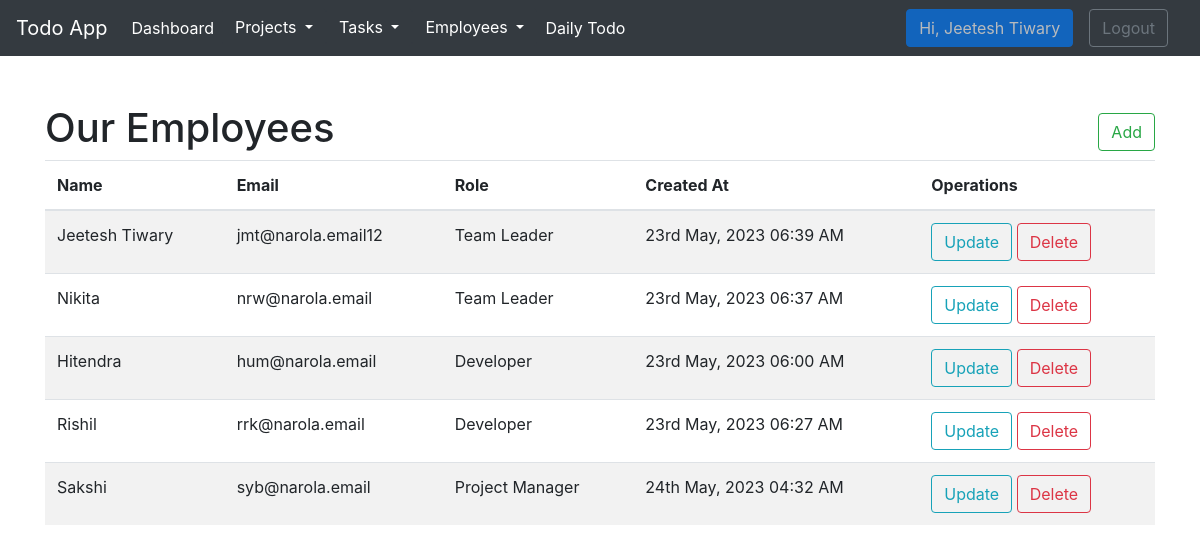
Page /index.php?page=display_employee (signed in) on the committed database.
### tables this page shows
CREATE TABLE IF NOT EXISTS `employees` (
  `id` int NOT NULL AUTO_INCREMENT,
  `name` varchar(60) NOT NULL,
  `email` varchar(70) NOT NULL,
  `password` varchar(191) NOT NULL,
  `role` tinyint NOT NULL DEFAULT '4' COMMENT '1-admin,2-Project Manager,3-Team Leader,4-Developer',
  `created_at` timestamp NOT NULL DEFAULT CURRENT_TIMESTAMP,
  `updated_at` timestamp NOT NULL DEFAULT CURRENT_TIMESTAMP,
  `deleted_at` timestamp NULL DEFAULT NULL,
  PRIMARY KEY (`id`),
  KEY `role` (`role`)
);

CREATE TABLE IF NOT EXISTS `roles` (
  `id` tinyint NOT NULL AUTO_INCREMENT,
  `name` varchar(60) NOT NULL,
  `created_at` timestamp NOT NULL DEFAULT CURRENT_TIMESTAMP,
  `updated_at` timestamp NOT NULL DEFAULT CURRENT_TIMESTAMP,
  `deleted_at` timestamp NULL DEFAULT NULL,
  PRIMARY KEY (`id`)
);

### include/Model.php (called while the page is built, shortened)
<?php
require_once $_SERVER['DOCUMENT_ROOT'] . '/todo-app/include/config.php';
class Model
{
    private $connection;
    function __construct()
    {
        $conn = new Connection;
        $this->connection = $conn->getConnection();
    }
    function fetch_record($sql)
    {
        $response = null;
        try {
            $result = $this->connection->query($sql);
            while ($row = $result->fetch_assoc()) {
                $response[] = $row;
            }
            return $response;
        } catch (Exception $th) {
            die($th->getMessage());
        }
    }
}
?>

### include/config.php (called while the page is built, shortened)
<?php
class Connection
{
    private $connection = null;
    function __construct()
    {
        try {
            $this->connection = new mysqli('localhost', 'root', '', 'todo-app');
        } catch (\Throwable $th) {
            $th->getMessage();
        }
    }
    public function getConnection()
    {
        return $this->connection;
    }
}
?>

### employee/display_employee.php (the view, shortened to what this page needs)
<?php
$employeeObj = new Employee();
$sql = "SELECT e.id,e.name,e.email,r.name as role,e.created_at FROM roles r join employees e on e.role=r.id WHERE e.id != 1";
$employees = $employeeObj->fetch_record($sql);
?>
<div class="container">
    <div class="mt-5 d-flex justify-content-between align-items-center">
        <h1>Our Employees </h1>
        <a class="btn btn-outline-success" href="index.php?page=new_employee">Add</a>
    </div>
    <table class="table table-striped">
        <thead>
            <tr>
                <th>Name</th>
                <th>Email</th>
                <th>Role</th>
                <th>Created At</th>
                <th>Operations</th>
            </tr>
        </thead>
        <tbody>
            <?php if (!empty($employees)) { ?>
                <?php foreach ($employees as $employee) { ?>
                    <tr>
                        <td>
                            <?php echo $employee['name']; ?>
                        </td>
                        <td>
                            <?php echo $employee['email']; ?>
                        </td>
                        <td>
                            <?php
                            echo $employee['role'];
                            ?>
                        </td>
                        <td>
                            <?php echo date('dS F, Y h:s A', strtotime($employee['created_at'])); ?>
                        </td>
                        <td>
                            <a class="btn btn-outline-info"
                                href="index.php?page=update_employee&id=<?php echo $employee['id']; ?>">Update</a>
                            <a class="btn btn-outline-danger"
                                href="index.php?page=delete_employee&id=<?php echo $employee['id']; ?>">Delete</a>
                        </td>
                    </tr>
                <?php } ?>
            <?php } else { ?>
                <tr>
                    <td rowspan="5">Currently there is no any employee!</td>
                </tr>
            <?php } ?>
        </tbody>
    </table>
</div>

### layouts/header.php (shortened to what this page needs)
<?php require_once $_SERVER['DOCUMENT_ROOT'].'/todo-app/include/config.php';    ?>
<!DOCTYPE html>
<html lang="en">
<head>
    <link rel="stylesheet" href="https://cdn.jsdelivr.net/npm/bootstrap@4.6.2/dist/css/bootstrap.min.css">
</head>
<body>
<?php require_once $_SERVER['DOCUMENT_ROOT'].'/todo-app/layouts/top-bar.php'; ?>

### layouts/top-bar.php (shortened to what this page needs)
<?php
require_once $_SERVER['DOCUMENT_ROOT'] . '/todo-app/include/config.php';
?>
<nav class="navbar navbar-expand-lg navbar-dark bg-dark">
    <a class="navbar-brand" href="<?php echo BASE_URL; ?>">Todo App </a>
    <div class="collapse navbar-collapse" id="navbarSupportedContent">
        <ul class="navbar-nav mr-auto">
            <li class="nav-item active">
                <a class="nav-link" href="index.php?page=dashboard">Dashboard<span class="sr-only">(current)</span></a>
            </li>
            <li class="nav-item active">
                <div class="dropdown">
                    <button class="btn btn-dark dropdown-toggle" type="button" data-toggle="dropdown">Projects
                    </button>
                </div>
            </li>
            <li class="nav-item active">
                <div class="dropdown">
                    <button class="btn btn-dark dropdown-toggle" type="button" data-toggle="dropdown">Tasks
                    </button>
                </div>
            </li>
            <li class="nav-item active">
                <div class="dropdown">
                    <button class="btn btn-dark dropdown-toggle" type="button" data-toggle="dropdown">Employees
                    </button>
                </div>
            </li>
            <li class="nav-item active">
                <a class="nav-link" href="index.php?page=daily_todos">Daily Todo </a>
            </li>
        </ul>
            <button class="btn btn-primary " disabled>
                <?php
                if ($_SESSION['employee']) {
                    echo "Hi, " . $_SESSION['employee']['name'];
                }
                ?>
            </button>
            <a class="btn btn-outline-secondary my-2 my-sm-0 mx-3" href="index.php?page=logout">Logout</a>
    </div>
</nav>

### index.php (shortened to what this page needs)
<?php
require_once $_SERVER['DOCUMENT_ROOT'] . '/todo-app/include/config.php';
require_once $_SERVER['DOCUMENT_ROOT'] . '/todo-app/layouts/header.php';
if ($_SESSION['employee']) {
    if ($_GET) {
        $page = $_GET['page'];
        switch ($page) {
            case 'display_employee':
                require_once $_SERVER['DOCUMENT_ROOT'] . '/todo-app/employee/display_employee.php';
                break;
        }
    }
} else {
    header('Location:/todo-app/login/login.php');
}
require_once $_SERVER['DOCUMENT_ROOT'] . '/todo-app/layouts/footer.php';
?>

### layouts/footer.php (shortened to what this page needs)
</body>
</html>

### rows in the picture
employees: name "Jeetesh Tiwary", email "jmt@narola.email12", role.name "Team Leader", created_at "23rd May, 2023 06:39 AM"
employees: name "Nikita", email "nrw@narola.email", role.name "Team Leader", created_at "23rd May, 2023 06:37 AM"
employees: name "Hitendra", email "hum@narola.email", role.name "Developer", created_at "23rd May, 2023 06:00 AM"
employees: name "Rishil", email "rrk@narola.email", role.name "Developer", created_at "23rd May, 2023 06:27 AM"
employees: name "Sakshi", email "syb@narola.email", role.name "Project Manager", created_at "24th May, 2023 04:32 AM"

### other values in the picture
$_SESSION['employee']['name'] "Jeetesh Tiwary"
